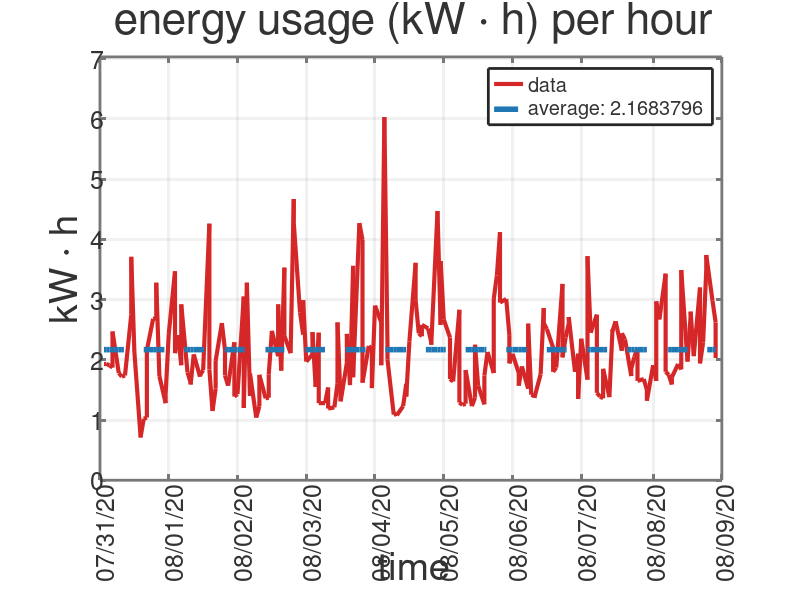

This figure's MATLAB source:
% plot of energy usage
% @file graph_usage.m
% @author Pavan Dayal

% generate data
data = load('usage.csv');
date = floor(data(:,1));
yr = floor(date / 10000);
mo = floor((date - yr*10000) / 100);
da = floor(date - yr*10000 - mo*100);
hr = data(:,2);
x = datenum([yr, mo, da, hr, zeros(size(hr)), zeros(size(hr))]);
y = data(:,3);
avgy = mean(y)*ones(size(x));

% plot options
resx = 1280;
resy = 720;

% matplotlib colors
% blue:     #1f77b4
% orange:   #ff7f0e
% green:    #2ca02c
% red:      #d62728
% lavender: #9467bd
% brown:    #8c564b

% plot data
H = figure('position', [1,1,resx,resy]);
hold on;

plot(x, y, '-', ...
    'displayname', 'data', ...
    'color', [214/255, 39/255, 40/255], ...
    'linewidth', 3, ...
    'markersize', 8 ...
);

plot(x, avgy, '--', ...
    'displayname', sprintf('average: %.7f', mean(y)), ...
    'color', [31/255, 119/255, 180/255], ...
    'linewidth', 4 ...
);

xticks(x(1):x(end)+1/24);
datetick('x', '%D', 'keepticks');

xlim([x(1), x(end)+1/24]);
ylim([0,max(y)+1]);

L = legend();
set(L, ...
    'fontsize', 18, ...
    'linewidth', 2, ...
    'textcolor', [0.2, 0.2, 0.2] ...
);

% https://octave.org/doc/v4.2.2/Axes-Properties.html
A = get(H, 'currentaxes');
set(A, ...
    'fontsize', 16, ...
    'linewidth', 2, ...
    'xcolor', [120/255,120/255,120/255], ...
    'ycolor', [120/255,120/255,120/255], ...
    'box', 'on', ...
    'xgrid', 'on', ...
    'ygrid', 'on', ...
    'gridalpha', 0.1 ...
);


% https://octave.org/doc/v4.2.2/Text-Properties.html
Xl = xlabel(sprintf('time\n'), ...
    'fontweight', 'normal', ...
    'fontsize', 28, ...
    'color', [0.2, 0.2 ,0.2] ...
);
set(Xl, 'position', get(Xl,'position')+[0,-0.8,0]);

xlabels = xticklabels();
xt_x = xticks();
xt_y = repmat(get(Xl, 'position')(2) + 1.1, length(xt_x), 1);
set(A, 'xticklabel', []);
xt_H = text(xt_x, xt_y, xlabels);
set(xt_H, ...
    'rotation', 90, ...
    'horizontalalignment', 'right', ...
    'fontweight', 'normal', ...
    'fontsize', 18, ...
    'color', [0.2, 0.2 ,0.2] ...
);

Yl = ylabel('kW \cdot h', ...
    'fontweight', 'normal', ...
    'fontsize', 28, ...
    'color', [0.2, 0.2 ,0.2] ...
);
set(Yl, 'position', get(Yl,'position')+[-0.2,0,0]);

ylabels = yticklabels();
yt_y = yticks();
yt_x = repmat(get(Yl, 'position')(1)+0.2, length(yt_y), 1);
set(A, 'yticklabel', []);
yt_H = text(yt_x, yt_y, ylabels);
set(yt_H, ...
    'fontweight', 'normal', ...
    'fontsize', 18, ...
    'color', [0.2, 0.2 ,0.2] ...
);

title('energy usage (kW \cdot h) per hour', ...
    'fontweight', 'normal', ...
    'fontsize', 32, ...
    'color', [0.2, 0.2, 0.2] ...
);

print('usage.png', '-dpng', sprintf('-S%d,%d', resx, resy));
